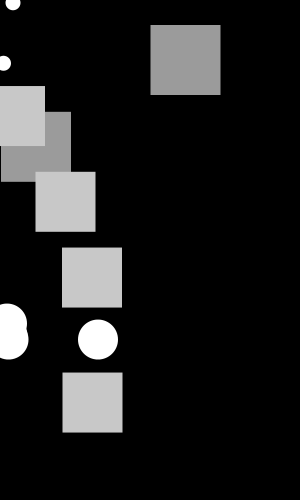
Frame 1 (no input)
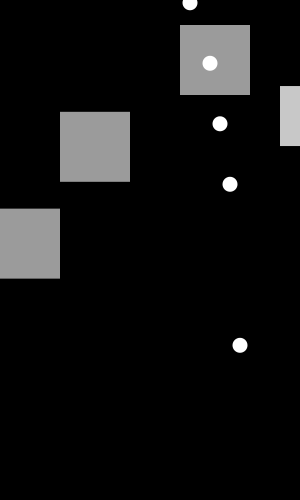
Frame 60 (the mouse pressed at the canvas centre just before this capture)
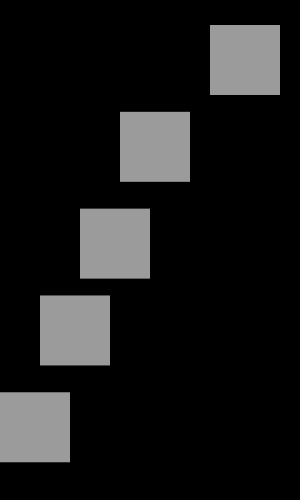
Frame 120 (the mouse held since frame 60 and released just before this capture)

The Processing sketch that drew these frames (run headless with seeded random() and noise(); from frame 60 on, the mouse is pressed at the canvas centre):

// Processing sketch: processing_4238
// ── processing_4238.pde

//hainvg a look at Danny's code it refl;ect on what I wanted to do
//and I have edited it around and changed it to suit what I wanted
//and needed. 

//Title: Moving Representations

float x, y;  
float size = 20;  
  
void setup()   
{  
  size(300,500);  
  noStroke();  
  frameRate(30); 
}  
  
void draw()   
{  
  background(0);  
    
  x = x + 0.5;  
    
  if (x > width + size) {  
    x = -size;  
  }   
    
  translate(x, height/95-size/2);  
  fill(155);  
  rect(150, 30, 70, 70); //bus (70,70)
  
  translate(x, height/95-size/1.1);  
  fill(155);  
  rect(0, 130, 70, 70);
  
  translate(x, height/95-size/1.1);  
  fill(155);  
  rect(-100, 240, 70, 70);

  translate(x, height/95-size/1.1);  
  fill(155);  
  rect(-200, 340, 70, 70);
  
  translate(x, height/95-size/1.1);  
  fill(155);  
  rect(-300, 450, 70, 70);
  
  translate(x, height/8-size/8);  
  fill(255);  
  ellipse(10, 1, 15, 15);  //people (15, 15)
  
  translate(x, height/8-size/8);  
  fill(255);  
  ellipse(0, 2, 15, 15);
  
   translate(x, height/8-size/8);  
  fill(255);  
  ellipse(-20, 3, 15, 15);  
  
  translate(x, height/8-size/8);  
  fill(255);  
  ellipse(-40, 4, 15, 15);
    
  translate(x, height/80-size/90);  
  fill(200);  
  rect(-20, -100, 60, 60);  //trains (60,60)
    
  translate(x, height/80-size/80);  
  fill(200);  
  rect(30, -20, 60, 60); 
    
  translate(x, height/80-size/80);  
  fill(200);  
  rect(56, 50, 60, 60); 

  translate(x, height/4-size/2);  
  fill(200);  
  rect(56, 60, 60, 60);  

  translate(x, height/50-size/20);  
  fill(255);  
  ellipse(0, 2, 40, 40);  //cars/cabs (40,40)
    
  translate(x, height/95-size/20);  
  fill(255);  
  ellipse(0, 10, 40, 40); 
    
  translate(x, height/95-size/20);  
  fill(255);  
  ellipse(90, 10, 40, 40);  
    
  translate(x, height/50-size/20);  
  fill(255);  
  ellipse(0, 1, 40, 40);  
    
  translate(x, height/80-size/80);  
  fill(255);  
  ellipse(-300, 1, 15, 15);  

  translate(x, height/50-size/20);  
  fill(255);  
  ellipse(-100, 10, 40, 40);   
    
  translate(x, height/5-size/2);  
  fill(255);  
  ellipse(-200, 1, 40, 40);  
    
  translate(x, height/120-size/120);  
  fill(255);  
  ellipse(-300, 1, 15, 15);
}  
 
